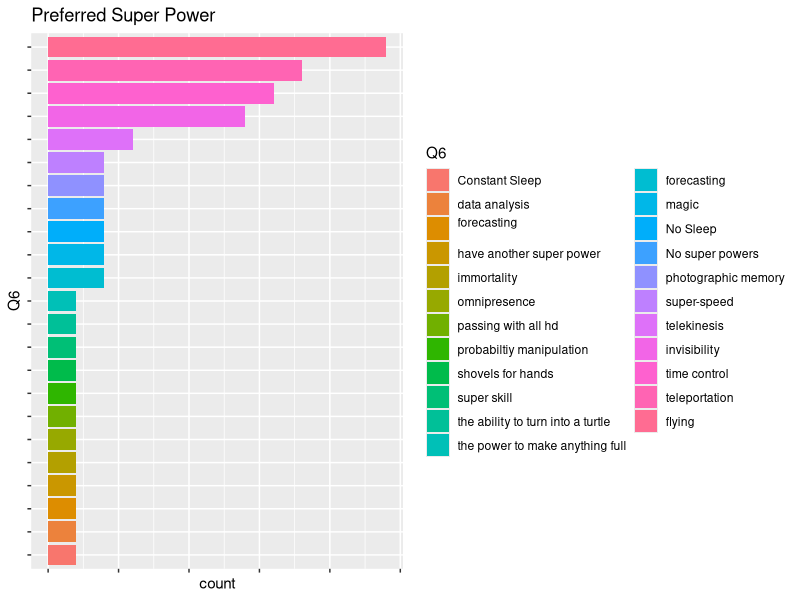
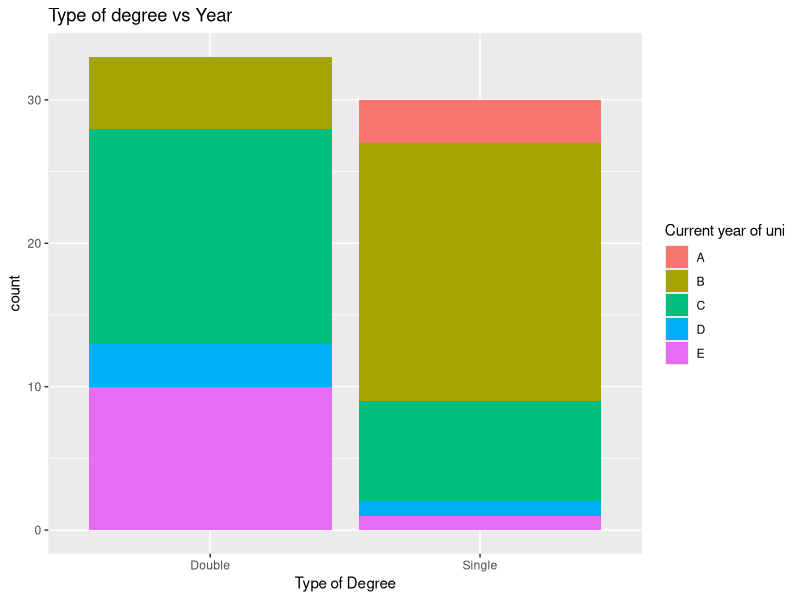
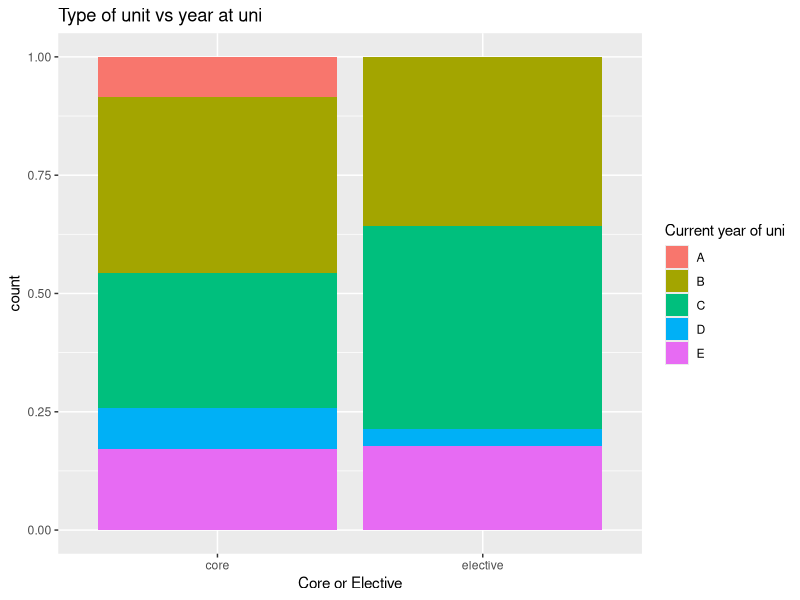
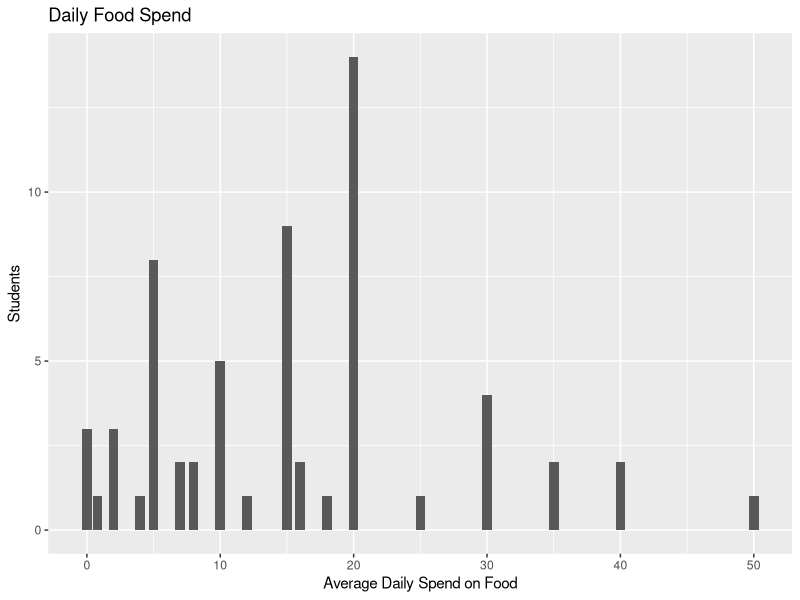
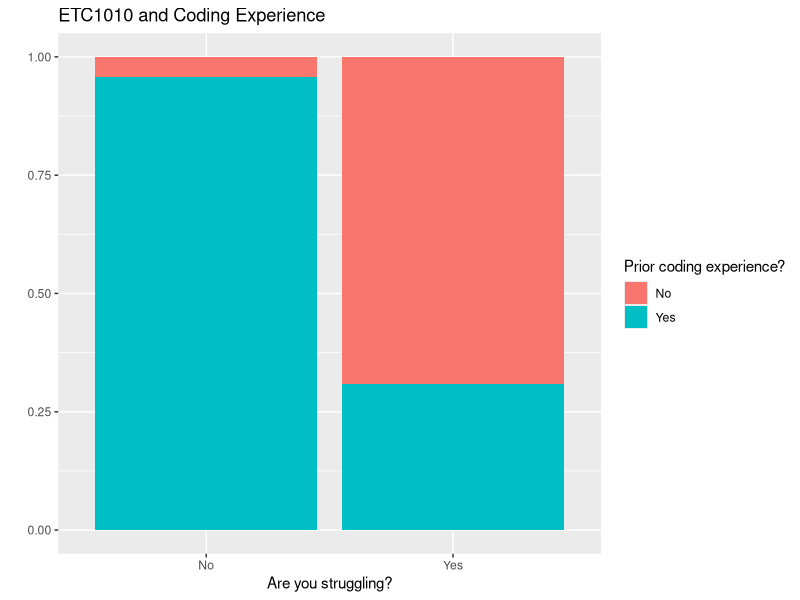

Write the R code that produced these figures, in order.
## ---- chunk 1
knitr::opts_chunk$set(echo = TRUE)
library(tidyverse)
library(stringr)
alpha = "[abcdefghijklmnopqrstuvwxyzABCDEFGHIJKLMNOPQRSTUVWXYZ()$-'
]"
## ---- chunk 2
results <- read.csv("survey.csv", na.strings=c(""," ","NA"))

# Removing random letters and characters from data which shouldnt have these values
results <- results %>% mutate(Q2 = str_replace_all(Q2, alpha, ""))
results <- results %>% mutate(Q5 = str_replace_all(Q5, c("-" = "", " " = "")))
results <- results %>% mutate(Q5 = str_replace_all(Q5, alpha, ""))
results <- results %>% mutate(Q13 = str_replace_all(Q13, alpha, ""))
results <- results %>% mutate(Q22 = str_replace_all(Q22, alpha, ""))
results <- results %>% mutate(Q24 = str_replace_all(Q24, alpha, ""))
results <- results %>% mutate(Q4 = str_replace_all(Q4, c("-" = "", " " = "")))

# Making everything lower case will improve readability and any IsSuEs WiTh CaPiTaL LeTtErS
results$Q4 <- str_to_lower(results$Q4)
results$Q9 <- str_to_lower(results$Q9)
results$Q32 <- str_to_lower(results$Q32)
results$Q6 <- str_to_lower(results$Q6)
results$Q25 <- str_to_lower(results$Q25)
results$Q18 <- str_to_lower(results$Q18)

# Making values consistent
results<- results %>% mutate(Q4 = str_replace_all(Q4, c("hippop" = "hiphop", "popmusic" = "pop", "alternativerock" = "altrock", "popular" = "pop", "r&b" = "rnb", "anything" = "all", "rockand/orroll" = "rock")))
 
# Altering values to be consistent
results<- results %>% mutate(Q9 = str_replace_all(Q9, c("\\." = "", "n/a" = NA_character_, "no idea" = NA_character_, "television" = "tv")))
results$Q9[c(12, 21, 23, 32, 33, 38, 40, 41, 55, 57, 59, 62)] <- "none"

# Creating NA values
results<- results %>% mutate(Q25 = str_replace_all(Q25, c("yes" = NA_character_ , "choosing not to answer" = NA_character_, "electronic games and running" = NA_character_)))
results$Q32[c(19, 28, 32)] <- NA_character_

# Altering values to be consistent
results <- results %>% mutate(Q32 = str_replace_all(Q32, c("[()]"= "", "ikea soup " = "", "a " = "" )))
results <- results %>% mutate(Q2 = str_replace_all(Q2, "1/2", "0.5"))
results <- results %>% mutate(Q2 = str_replace_all(Q2, "4/7", "0.57"))
results <- results %>% mutate(Q21 = str_replace_all(Q21, "7;30", "7.5"))
results <- results %>% mutate(Q23 = str_replace_all(Q23, "XXI", "21"))

#removing empty row
results<-results[-c(64),]
## ---- chunk 3
#Transforming character values for Q1 into levels with corresponding numerical values. Then change type to character and replace the numerical value "5" with "Other".
levels(results$Q1)<-1:5
results$Q1 <- as.character(results$Q1)
results$Q1[results$Q1==5]<-"Other"

#Recoding character values for Q14 into levels with numerical values for number of Sam's known. Then change 6 to >5.
levels(results$Q14)<-0:6
results$Q14 <- as.character(results$Q14)
results$Q14[results$Q14==6]<-"More than 5"

#Recoding values for Q12 to type of degree studied.
results$Q12<-as.character(results$Q12)
results$Q12[results$Q12=="A"]<-"Single"
results$Q12[results$Q12=="B"]<-"Double"

#Recoding answers for Q15 from characters to preferred vegetable.
results$Q15<-as.character(results$Q15)
results$Q15[results$Q15=="A"]<-"Cucumbers"
results$Q15[results$Q15=="B"]<-"Carrots"

#Recoding single character answers for Q29 to response.
results$Q29<-as.character(results$Q29)
results$Q29[results$Q29=="A"]<-"Yes"
results$Q29[results$Q29=="B"]<-"No"

#Recoding single character answers for Q17 to response.
results$Q17<-as.character(results$Q17)
results$Q17[results$Q17=="A"]<-"Yes"
results$Q17[results$Q17=="B"]<-"No"
 
#Recoding single character answers for Q30 to response.
results$Q30<-as.character(results$Q30)
results$Q30[results$Q30=="A"]<-"No"
results$Q30[results$Q30=="B"]<-"Yes"

#Recoding single character answers for Q31 to response.
results$Q31<-as.character(results$Q31)
results$Q31[results$Q31=="A"]<-"Yes"
results$Q31[results$Q31=="B"]<-"No"

#Collecting similar or identical super powers for Q6, into common names.
results$Q6[results$Q6=="invisible"]<-"invisibility"
results$Q6[results$Q6=="fly"]<-"flying"
results$Q6[results$Q6=="flight"]<-"flying"
results$Q6[results$Q6=="teleport"]<-"teleportation"
results$Q6[results$Q6=="can go to wherever i want in any time"]<-"teleportation"
results$Q6[results$Q6=="control time"]<-"time control"
results$Q6[results$Q6=="time travel"]<-"time control"
results$Q6[results$Q6=="go back to a past time"]<-"time control"
results$Q6[results$Q6=="time-reverse"]<-"time control"
results$Q6[results$Q6=="freeze time"]<-"time control"
results$Q6[results$Q6=="time"]<-"time control"
results$Q6[results$Q6=="teleporting"]<-"teleportation"
results$Q6[results$Q6=="read minds"]<-"telekinesis"
results$Q6[results$Q6=="fire"]<-"magic"
results$Q6[results$Q6=="magic like dr strange"]<-"magic"
results$Q6[results$Q6=="remember everything i saw"]<-"photographic memory"
results$Q6[results$Q6=="forecast the future"]<-"forecasting"
results$Q6[results$Q6=="to control the probabilities of things happening"]<-"probabiltiy manipulation"
results$Q6[results$Q6=="never forget"]<-"photographic memory"
results$Q6[results$Q6=="predict the future"]<-"forecasting"
results$Q6[results$Q6=="speed"]<-"super-speed"
results$Q6[results$Q6=="nothing"]<-"No super powers"
results$Q6[results$Q6=="imortality"]<-"immortality"
results$Q6[results$Q6=="not needing sleep"]<-"No Sleep"
results$Q6[results$Q6=="sleeping forever"]<-"Constant Sleep"
results$Q6[results$Q6=="to never have to sleep"]<-"No Sleep"
results$Q6[results$Q6=="i don't need any super powers"]<-"No super powers"
results$Q6[results$Q6=="dig big holes with my hands"]<-"shovels for hands"
results$Q6[results$Q6=="the ability ro turn into a turtle"]<-"turtle transformation"
results$Q6[results$Q6=="i don't need any super power."]<-"No super powers"
results$Q6[results$Q6=="forecasting"]<-"forecasting"

#creating multiple value answer for Q9.
results$Q9[results$Q9=="youtube, netflix"]<-"Multiple"
results$Q9[results$Q9=="netflix & stan"]<-"Multiple"

#removing other answers for observations with multiple answers for Q16.
results$Q16 <- as.character(results$Q16)
results$Q16[results$Q16=="A"]<-"Dog"
results$Q16[results$Q16=="B"]<-"Cat"
results$Q16[results$Q16=="C"]<-"Rabbit"
results$Q16[results$Q16=="D"]<-"Bird"
results$Q16[results$Q16=="E"]<-"Reptile"
results$Q16[results$Q16=="F"]<-"Other"
results$Q16[results$Q16=="A, B"]<-"Multiple"
results$Q16[results$Q16=="A, C"]<-"Multiple"
results$Q16[results$Q16=="B, D, E"]<-"Multiple"
results$Q16[results$Q16=="A, B, D"]<-"Multiple"
results$Q16[results$Q16=="A, E"]<-"Multiple"
results$Q16[results$Q16=="A, D, F"]<-"Multiple"
results$Q16[results$Q16=="E, F"]<-"Multiple"

#Tidying up answers/data for Q18, using similar method to Q6. Colleting and renaming similar or identical activities
results$Q18[results$Q18=="gaming"]<-"video games"
results$Q18[results$Q18=="play games"]<-"video games"
results$Q18[results$Q18=="training my aim in different fps games."]<-"video games"
results$Q18[results$Q18=="video"]<-"video games"
results$Q18[results$Q18=="games"]<-"video games"
results$Q18[results$Q18=="computer games"]<-"video games"
results$Q18[results$Q18=="game"]<-"video games"
results$Q18[results$Q18=="league of legends"]<-"video games"
results$Q18[results$Q18=="play video games"]<-"video games"
results$Q18[results$Q18=="listen to music"]<-"music"
results$Q18[results$Q18=="to listen music"]<-"music"
results$Q18[results$Q18=="listen music"]<-"music"
results$Q18[results$Q18=="tv"]<-"TV or Streaming"
results$Q18[results$Q18=="watch youtube"]<-"TV or Streaming"
results$Q18[results$Q18=="watch vedio"]<-"TV or Streaming"
results$Q18[results$Q18=="youtube"]<-"TV or Streaming"
results$Q18[results$Q18=="watch tv"]<-"TV or Streaming"
results$Q18[results$Q18=="the office"]<-"TV or Streaming"
results$Q18[results$Q18=="this is us and cry"]<-"TV or Streaming"
results$Q18[results$Q18=="basketball"]<-"Sports or gym"
results$Q18[results$Q18=="gym"]<-"Sports or gym"
results$Q18[results$Q18=="sport"]<-"Sports or gym"
results$Q18[results$Q18=="climbing"]<-"Sports or gym"
results$Q18[results$Q18=="gym"]<-"Sports or gym"
results$Q18[results$Q18=="have a trip"]<-"Travel"
results$Q18[results$Q18=="hang out with friends"]<-"socialize"
results$Q18[results$Q18=="your mum"]<-"socialize"
results$Q18[results$Q18=="instagram"]<-"social media"
results$Q18[results$Q18=="play my phone"]<-"social media"
results$Q18[results$Q18=="internet, stretch, water"]<-"Multiple"
results$Q18[results$Q18=="gym internet surfing"]<-"Multiple"
results$Q18[results$Q18=="read, play guitar, electronics, sport"]<-"Multiple"
results$Q18[results$Q18=="swim, cook"]<-"Multiple"
results$Q18[results$Q18=="watch something/ light exercise"]<-"Multiple"
results$Q18[results$Q18=="watch something/ light exercise"]<-"Multiple"

#Recoding Q19 answers from letters to OS
results$Q19<-as.character(results$Q19)
results$Q19[results$Q19=="A"]<-"Windows"
results$Q19[results$Q19=="B"]<-"Mac"
results$Q19[results$Q19=="C"]<-"Linux"
results$Q19[results$Q19=="D"]<-"Other"

#Recoding Q7 answers from letters to answer choices
results$Q7<-as.character(results$Q7)
results$Q7[results$Q7=="A"]<-"Two sizes too big"
results$Q7[results$Q7=="B"]<-"one size too small"
results$Q7[results$Q7=="C"]<-"Neither"

#Recoding Q8 answers from letters to hour ranges
results$Q8 <- as.character(results$Q8)
results$Q8[results$Q8=="A"]<-"0-3"
results$Q8[results$Q8=="B"]<-"3-6"
results$Q8[results$Q8=="C"]<-"6-9"
results$Q8[results$Q8=="D"]<-"9-12"
results$Q8[results$Q8=="E"]<-">12"

#Recoding Q11 answers from letters to choice selected/
results$Q11<-as.character(results$Q11)
results$Q11[results$Q11=="A"]<-"elective"
results$Q11[results$Q11=="B"]<-"core"

#recoding Q26 answers from letters to genders or not answered
results$Q26<-as.character(results$Q26)
results$Q26[results$Q26=="A"]<-"Female"
results$Q26[results$Q26=="B"]<-"Male"
results$Q26[results$Q26=="c"]<-"Not answered"

#recoding Q27 answers to location of tomato sauce
results$Q27<-as.character(results$Q27)
results$Q27[results$Q27=="A"]<-"Fridge"
results$Q27[results$Q27=="B"]<-"Pantry"

#recoding Q27 to number of books read
results$Q28<-as.character(results$Q28)
results$Q28[results$Q28=="A"]<-"0"
results$Q28[results$Q28=="B"]<-"1-5"
results$Q28[results$Q28=="C"]<-"6-10"
results$Q28[results$Q28=="D"]<-"10-20"
results$Q28[results$Q28=="E"]<-">20"

#recoding outlier in Q23, from year of birth to age in year.
results$Q23[results$Q23=="1997"]<-"21"
## ---- chunk 4
#Graphing preferred super powers, after recoding similar answers.
library(ggplot2)
results_Q6<-within(results,Q6<-factor(Q6, levels=names(sort(table(Q6),increasing=TRUE))))
ggplot(results_Q6, aes(Q6, fill=Q6)) + geom_bar() + coord_flip() +ggtitle("Preferred Super Power") + theme(axis.text= element_blank())
## ---- chunk 5
#Graphing type of degree being undertaken by classmates against year level.
ggplot(results, aes(Q12, fill=Q1)) + geom_bar() + xlab("Type of Degree") + labs(fill="Current year of uni") + ggtitle("Type of degree vs Year")
## ---- chunk 6
#Graphing core vs elective subject, proportioned by year level.
ggplot(results, aes(Q11, fill=Q1)) + geom_bar(position="fill") + xlab("Core or Elective") + labs(fill="Current year of uni") + ggtitle("Type of unit vs year at uni")
## ---- chunk 7
#Graphing food spending per day
Q13 = filter(results, Q13 != "300")
ggplot(Q13, aes(x = as.numeric(as.character(Q13)))) + geom_bar() + labs(x = "Average Daily Spend on Food", y = "Students") + ggtitle("Daily Food Spend")
## ---- chunk 8
#Graphing how students are coping with the unit
barchartData <- select(results, Q17, Q30)
barchartData <- barchartData %>% mutate(Q17 = str_replace_all(Q17, c("A" = "Yes", "B" = "No")))
ggplot(barchartData, aes(Q30, fill = Q17)) + geom_bar(position = "fill") + labs(x = "Are you struggling?", y = "") + scale_fill_discrete(name="Prior coding experience?") + ggtitle("ETC1010 and Coding Experience")
## ---- chunk 9
write_csv(results, path="tidied data.csv")
